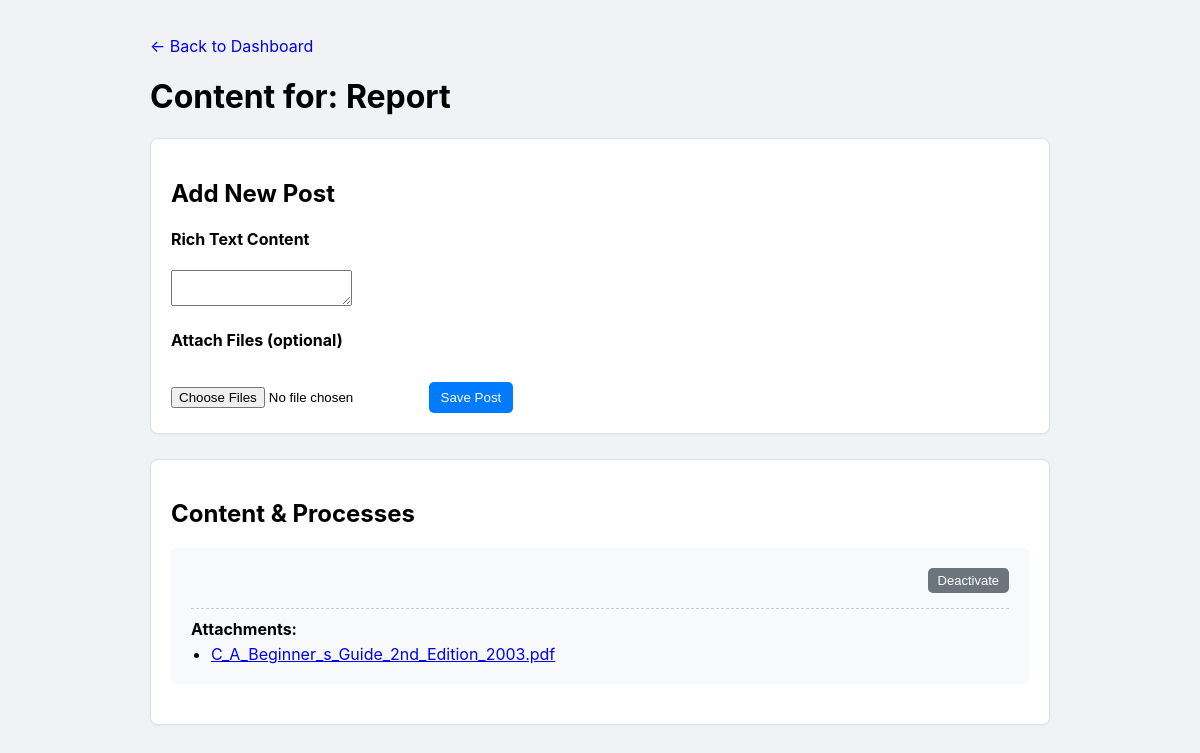
Screenshot of /department/Finance/menu/1 (signed in) with the database file from the repository.
### database.py (models this page shows)
class Menu(db.Model):
    __tablename__ = 'menu'
    id = db.Column(db.Integer, primary_key=True)
    name = db.Column(db.String(150), nullable=False)
    active = db.Column(db.Boolean, default=True, nullable=False)
    parent_id = db.Column(db.Integer, db.ForeignKey('menu.id'))
    department_id = db.Column(db.Integer, db.ForeignKey('department.id'), nullable=False)
    department = relationship("Department", back_populates="menus")
    parent = relationship('Menu', remote_side=[id], back_populates='children')
    children = relationship('Menu', back_populates='parent', cascade="all, delete-orphan")
    posts = relationship("Post", back_populates="menu", cascade="all, delete-orphan")

class Post(db.Model):
    id = db.Column(db.Integer, primary_key=True)
    active = db.Column(db.Boolean, default=True, nullable=False)
    rich_content = db.Column(db.Text, nullable=True)
    scraped_file_content = db.Column(db.Text, nullable=True)
    menu_id = db.Column(db.Integer, db.ForeignKey('menu.id'), nullable=False)
    menu = relationship("Menu", back_populates="posts")
    attachments = relationship("FileAttachment", back_populates="post", cascade="all, delete-orphan")

class FileAttachment(db.Model):
    id = db.Column(db.Integer, primary_key=True)
    filename = db.Column(db.String(255), nullable=False)
    post_id = db.Column(db.Integer, db.ForeignKey('post.id'), nullable=False)
    post = relationship("Post", back_populates="attachments")

### app.py (the view, shortened to what this page needs)
@app.route('/department/<string:department_name>/menu/<int:menu_id>', methods=['GET', 'POST'])
def menu_content_page(department_name, menu_id):
    user, is_super_admin = get_current_user_and_permissions()
    if not user: return redirect(url_for('login'))
    menu = db.session.get(Menu, menu_id)
    if not menu:
        flash("Menu not found.", "danger"); return redirect(url_for('department_dashboard', department_name=department_name))
    can_edit = can_user_edit_department(user, menu.department, is_super_admin)
    if not menu.active and not can_edit:
        flash('This menu is inactive and cannot be viewed.', 'danger'); return redirect(url_for('department_dashboard', department_name=department_name))
    return render_template('menu_content.html', menu=menu, can_edit=can_edit, user=user)

### app.py (called while the page is built)
def get_current_user_and_permissions():
    if 'user_id' not in session: return None, False
    user = db.session.get(User, session['user_id'])
    is_super_admin = user.role == 'superadmin' if user else False
    return user, is_super_admin

def can_user_edit_department(user, department, is_super_admin):
    if not user: return False
    return is_super_admin or (user.role == 'admin' and department and user.department_id == department.id)

### templates/menu_content.html (shortened to what this page needs)
<!DOCTYPE html>
<html lang="en">
<head>
</head>
<body>
    <div class="main-content">
        <p><a href="{{ url_for('department_dashboard', department_name=menu.department.name) }}" style="text-decoration: none;">← Back to Dashboard</a></p>
        <h1>Content for: {{ menu.name }}</h1>
        {% if can_edit %}
        <div class="container">
            <h2>Add New Post</h2>
            <form method="post" enctype="multipart/form-data">
                <h4>Rich Text Content</h4>
                <textarea id="rich-text-editor" name="content"></textarea>
                <h4 style="margin-top: 20px;">Attach Files (optional)</h4>
                <input type="file" name="files[]" multiple>
                <button type="submit" style="margin-top: 10px; background-color:#007bff;">Save Post</button>
            </form>
        </div>
        {% endif %}
        <div class="container">
            <h2>Content & Processes</h2>
            <ul>
                {% for post in menu.posts|sort(attribute='id', reverse=True) %}
                  {% if post.active or can_edit %}
                    <li id="post-{{ post.id }}" class="post-item {% if not post.active %}inactive{% endif %}">
                        {% if can_edit %}
                        <div class="actions">
                            <form method="post" action="{{ url_for('toggle_post_status', post_id=post.id) }}"><button type="submit" class="button-sm" style="background-color:#6c757d;">{{'Deactivate' if post.active else 'Activate'}}</button></form>
                        </div>
                        {% endif %}
                        {% if post.attachments %}
                        <div class="post-attachments" style="margin-top: 15px; padding-top: 10px; border-top: 1px dashed #ccc;">
                            <strong>Attachments:</strong>
                            <ul>
                                {% for attachment in post.attachments %}
                                    <li><a href="{{ url_for('download_file', file_id=attachment.id) }}">{{ attachment.filename }}</a></li>
                                {% endfor %}
                            </ul>
                        </div>
                        {% endif %}
                    </li>
                  {% endif %}
                {% else %}
                  <li>No content has been added for this menu yet.</li>
                {% endfor %}
            </ul>
        </div>
    </div>
</body>
</html>

### templates/menu_content.html (style rules this page uses)
body { font-family: -apple-system, BlinkMacSystemFont, "Segoe UI", Roboto, "Helvetica Neue", Arial, sans-serif; background-color: #f0f2f5; margin: 0; padding: 20px; }
.main-content { max-width: 900px; margin: auto; }
.container { border: 1px solid #dee2e6; padding: 20px; margin-bottom: 25px; border-radius: 8px; background: white; box-shadow: 0 1px 3px rgba(0,0,0,0.05); }
.post-item { list-style: none; margin-bottom: 20px; padding: 20px; background: #f8f9fa; border-radius: 5px; }
.post-attachments ul { list-style-type: disc; padding-left: 20px; margin-top: 5px; }
.actions { display: flex; gap: 8px; align-items: center; justify-content: flex-end; }
ul { padding: 0; }
button, .button-sm { padding: 8px 12px; border:none; border-radius:5px; color:white; cursor:pointer; text-decoration: none; display:inline-block; }
.button-sm { font-size: 13px; padding: 5px 10px; }

### rows the page displays
Menu: name "Report"
Post: active "Deactivate"
FileAttachment: filename "C_A_Beginner_s_Guide_2nd_Edition_2003.pdf"
